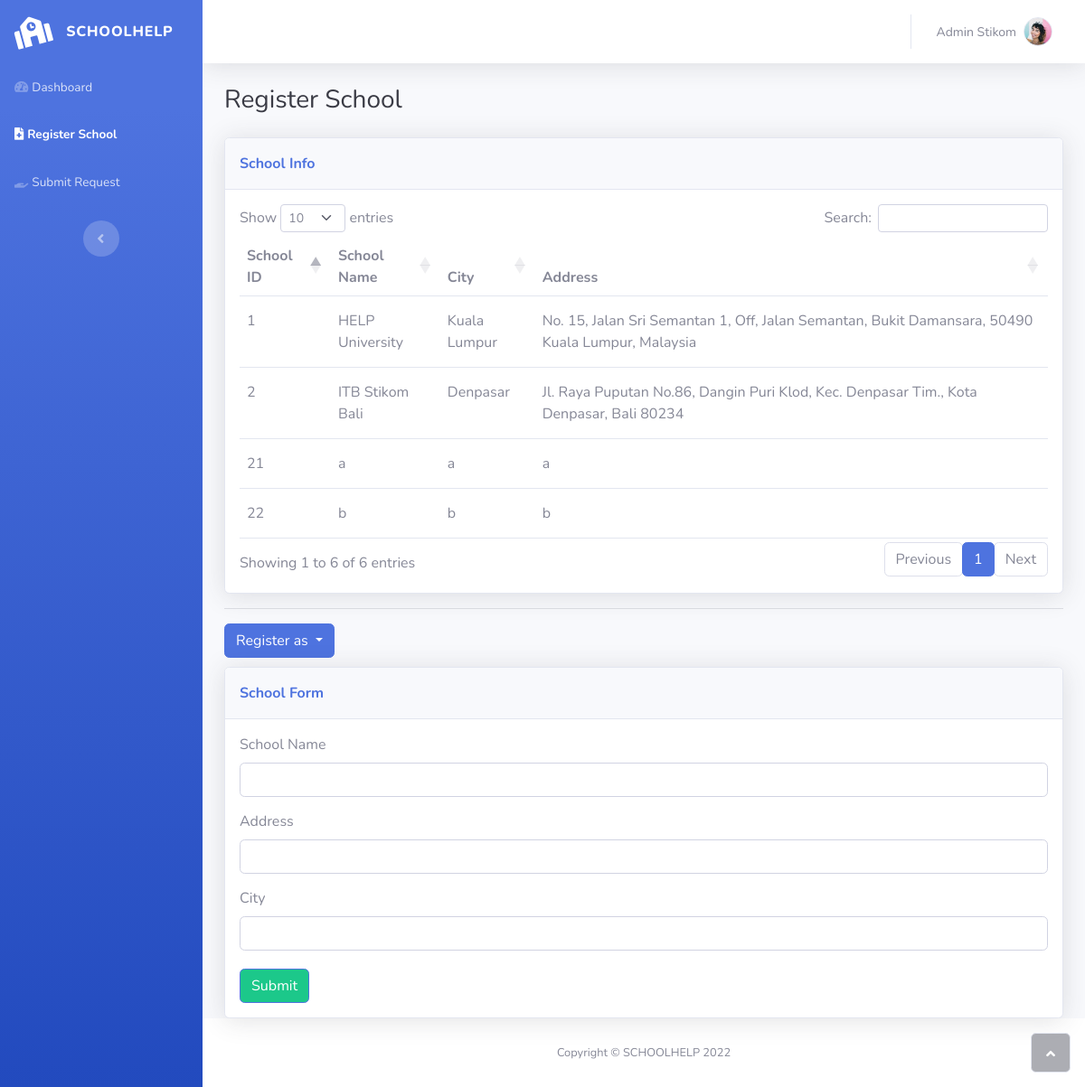
/pages/register-school.php (signed in), run on the app's committed database.
### tables this page shows
CREATE TABLE `school` (
  `schoolid` int(11) NOT NULL,
  `schoolname` varchar(30) NOT NULL,
  `address` varchar(255) NOT NULL,
  `city` varchar(50) NOT NULL
);

### pages/register-school.php (the view, shortened to what this page needs)
<!DOCTYPE html>
<html lang="en">
<head>
    <link rel="stylesheet" href="../assets/bootstrap/css/bootstrap.min.css">
    <link rel="stylesheet" href="../assets/bootstrap/css/dataTables.bootstrap5.min.css">
    <link rel="stylesheet" href="../assets/bootstrap/css/datatables.css">
    <link rel="stylesheet" href="../assets/fonts/fontawesome-all.min.css">
</head>
<body id="page-top">
<div id="wrapper">
    <nav class="navbar navbar-dark align-items-start sidebar sidebar-dark accordion bg-gradient-primary p-0">
        <div class="container-fluid d-flex flex-column p-0"><a class="navbar-brand d-flex justify-content-center align-items-center sidebar-brand m-0" href="#">
                <div class="sidebar-brand-icon rotate-n-15"><i class="fas fa-school"></i></div>
                <div class="sidebar-brand-text mx-3"><span>schoolhelp</span></div>
            </a>
            <ul class="navbar-nav text-light" id="accordionSidebar">
                <li class="nav-item"><a class="nav-link" href="home-administrator.php"><i class="fas fa-tachometer-alt"></i><span>Dashboard</span></a></li>
                <li class="nav-item"><a class="nav-link active" href="register-school.php"><i class="fas fa-file-medical"></i><span>Register School</span></a></li>
                <li class="nav-item"><a class="nav-link" href="submit-request.php"><i class="fas fa-hand-holding"></i><span>Submit Request</span></a></li>
            </ul>
            <div class="text-center d-none d-md-inline">
                <button class="btn rounded-circle border-0" id="sidebarToggle" type="button"></button>
            </div>
        </div>
    </nav>
    <div class="d-flex flex-column" id="content-wrapper">
        <div id="content">
            <nav class="navbar navbar-light navbar-expand bg-white shadow mb-4 topbar static-top">
                <div class="container-fluid">
                    <ul class="navbar-nav flex-nowrap ms-auto">
                        <li class="nav-item dropdown no-arrow">
                            <div class="nav-item dropdown no-arrow">
                                <a class="dropdown-toggle nav-link"
                                   aria-expanded="false"
                                   data-bs-toggle="dropdown"
                                   href="#">
                                    <span class="d-none d-lg-inline me-2 text-gray-600 small">
                                        <?php echo $_SESSION['fullname']; ?>
                                    </span>
                                    <img class="border rounded-circle img-profile"
                                         src="../assets/img/avatars/avatar1.jpeg">
                                </a>
                            </div>
                        </li>
                    </ul>
                </div>
            </nav>
            <div class="container-fluid">
                <h3 class="text-dark mb-4">Register School</h3>
                <div class="card shadow">
                    <div class="card-header py-3">
                        <p class="text-primary m-0 fw-bold">School Info</p>
                    </div>
                    <div class="card-body">
                        <table id="schoolinfotable" class="table overflow-auto" style="width: 100%;">
                            <thead>
                            <tr>
                                <th>School ID</th>
                                <th>School Name</th>
                                <th>City</th>
                                <th>Address</th>
                            </tr>
                            </thead>
                            <tbody>
                            <?php
                            include "action/connection.php";
                            $query = ("SELECT * FROM `school`");
                            $result = mysqli_query($connect, $query);
                            if ($result->num_rows > 0) {
                                while ($row = $result->fetch_assoc()) {
                                    echo '<tr>';
                                    echo '<td>' . $row["schoolid"] . '</td>';
                                    echo '<td>' . $row["schoolname"] . '</td>';
                                    echo '<td>' . $row["city"] . '</td>';
                                    echo '<td>' . $row["address"] . '</td>';
                                    echo '</tr>';
                                }
                            }
                            ?>
                            </tbody>
                        </table>
                    </div>
                </div>
                <hr>
                <div class="dropdown">
                    <button class="btn btn-primary dropdown-toggle" aria-expanded="false" data-bs-toggle="dropdown"
                            type="button" style="margin-bottom: 10px;">Register as
                    </button>
                </div>
                <?php
                if (isset($_GET['message'])) {
                if ($_GET['message'] == "register-administrator-success" or
                $_GET['message'] == "register-administrator-fail" or
                $_GET['message'] == "invalid-school" or
                $_GET['message'] == "username-fail" or
                $_GET['message'] == "staffid-fail"
                ){
                ?>
                <div class="card shadow" id="school-form" style="display: none">
                    <?php
                    }
                    }
                    else {
                    ?>
                    <div class="card shadow" id="school-form">
                        <?php
                        }
                        ?>
                        <div class="card-header py-3">
                            <p class="text-primary m-0 fw-bold">School Form</p>
                        </div>
                        <div class="card-body">
                            <form method="post" action="action/register-school-action.php">
                                <label class="form-label">School Name</label>
                                <div class="input-group">
                                    <input class="form-control"
                                           type="text"
                                           name="schoolname"
                                           required="required">
                                </div>
                                <label class="form-label" style="margin-top: 15px;">Address</label>
                                <div class="input-group">
                                    <input class="form-control"
                                           type="text"
                                           name="address"
                                           required="required">
                                </div>
                                <label class="form-label" style="margin-top: 15px;">City</label>
                                <div class="input-group">
                                    <input class="form-control"
                                           type="text"
                                           name="city"
                                           required="required">
                                </div>
                                <button class="btn btn-primary" type="submit" style="background: var(--bs-green);margin-top: 20px;">Submit</button>
                            </form>
                        </div>
                    </div>
                        </div>
                    </div>
                    <footer class="bg-white sticky-footer">
                        <div class="container my-auto">
                            <div class="text-center my-auto copyright"><span>Copyright © SCHOOLHELP 2022</span></div>
                        </div>
                    </footer>
                </div>
                <a class="border rounded d-inline scroll-to-top" href="#page-top"><i class="fas fa-angle-up"></i></a>
            </div>
</body>
</html>

### data on the page
school: schoolid "1", schoolname "HELP University", city "Kuala Lumpur", address "No. 15, Jalan Sri Semantan 1, Off, Jalan Semantan, Bukit Damansara, 50490 Kuala Lumpur, Malaysia"
school: schoolid "2", schoolname "ITB Stikom Bali", city "Denpasar", address "Jl. Raya Puputan No.86, Dangin Puri Klod, Kec. Denpasar Tim., Kota Denpasar, Bali 80234"
school: schoolid "21", schoolname "a", city "a", address "a"
school: schoolid "22", schoolname "b", city "b", address "b"

### other printed values
$_SESSION['fullname'] "Admin Stikom"
